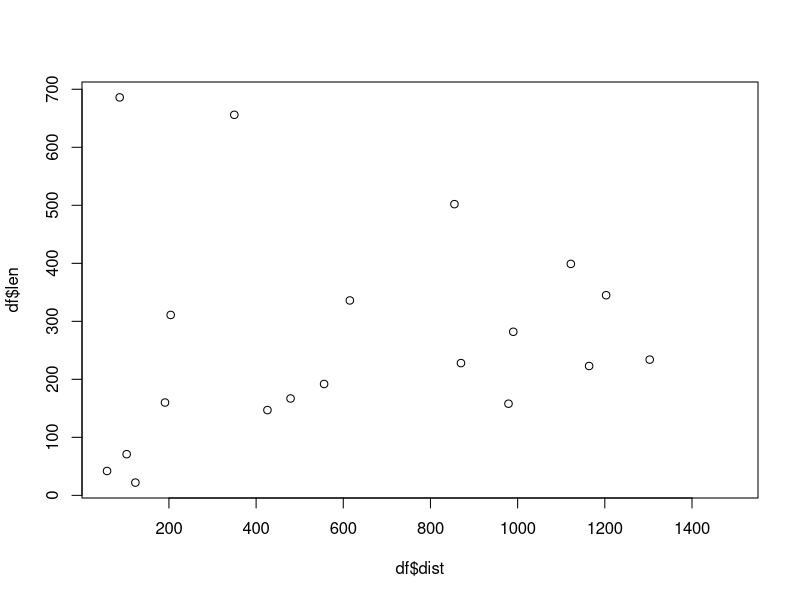
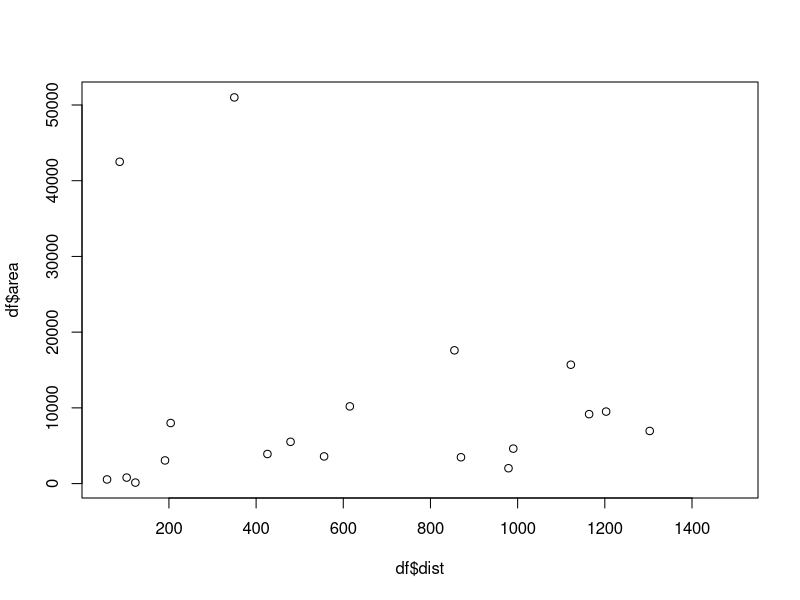
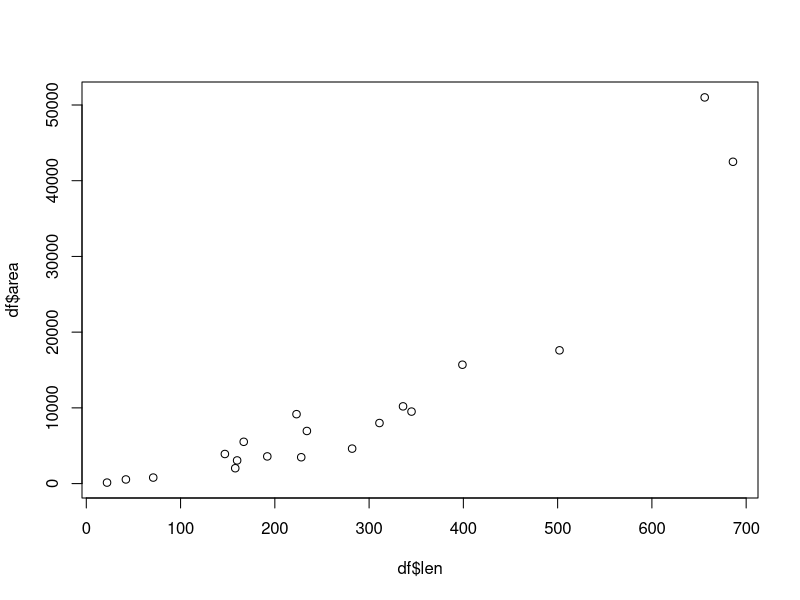
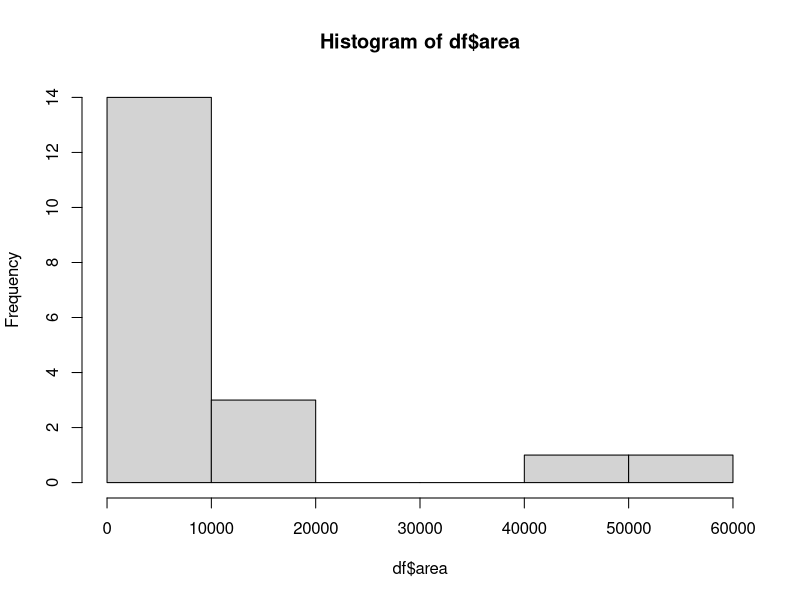
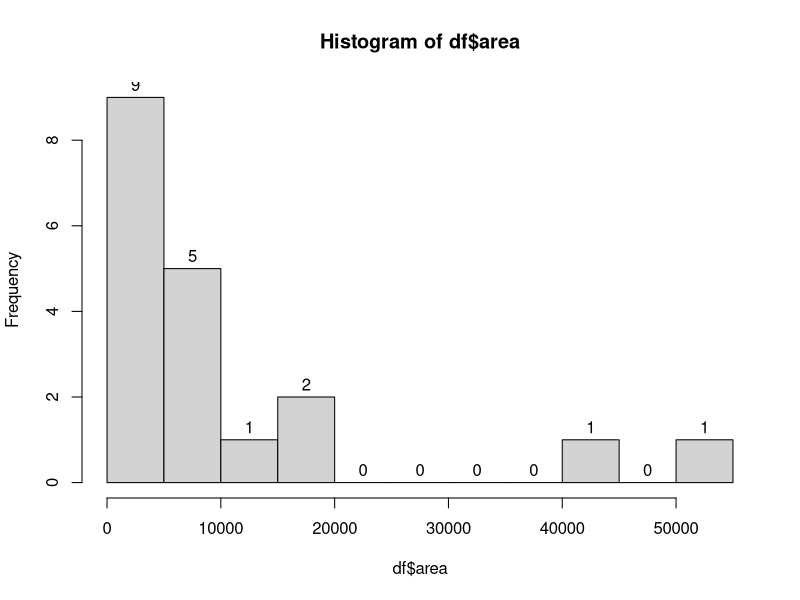
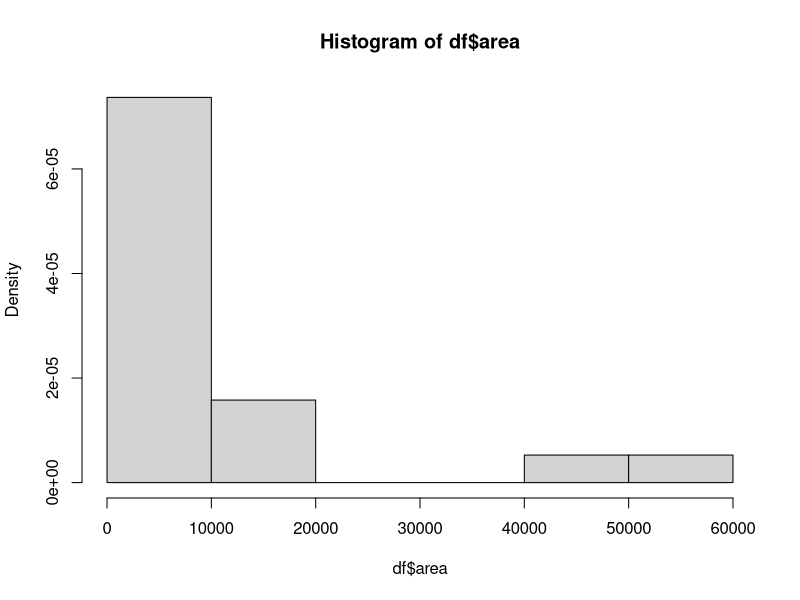

Reproduce these figures in R, in order. (Note: this script raises an error after producing the figures.)
Sys.setlocale("LC_ALL","Russian")
library(readxl)

# произвольный датафрейм
df <- data.frame(obs = rnorm(10),
                 pred = rnorm(10))
# новый столбец - последовательность дат
newcol <- seq.Date(from = as.Date('2021-09-21'), by = '1 day', length.out = 10)
newcol
# добавляем к дф
df <- cbind(df, newcol)
df
# новые данные - строка
newrow <- c(rnorm(1), rnorm(1), '2021-10-01')
newrow
# добавляем и смотрим на тип данных, в который превратились столбцы дф
df <- rbind(df, newrow)

# правильный список для добавления
newrow <- list(rnorm(1), rnorm(1), '2021-10-01')
df <- rbind(df, newrow)

df$obs <- as.numeric(df$obs)

# читаем данные из excel
df <- read_xlsx('data/oka.xlsx')
summary(df)
head(df, 10)
tail(df, 10)

# отсутствующие данные
df <- df[-4, ]
clean_df <- na.omit(df)
# базовая графика
plot(x = df$dist, y = df$len)
plot(x = df$dist, y = df$area)
plot(x = df$len, y = df$area)
#гистограммы
hist(df$area)
hist(df$area, labels = T, breaks = 10)
hist(df$area, freq = F)
hist(df$area, plot = F)
# факторы
plot(x = df$side, y = df$area)
df$side <- factor(df$side)
levels(df$side)
plot(x = df$side, y = df$area)
# создание факторов разбиением
df$size <- cut(df$area, labels = c('малая','средняя','крупная'), 
               breaks = c(0, 3500, 10000, 100000), ordered_result = T)
plot(x = df$size, y = df$len)
# графика ggplot
library(ggplot2)
ggplot(df, aes(x=size, y=len, col=size)) + geom_boxplot() + 
  stat_boxplot(geom = 'errorbar') 
ggplot(df, aes(x=area, fill=side)) + geom_histogram(binwidth = 10000, position = 'dodge')
ggplot(df, aes(x=len, y=area, col=side)) + geom_point(size=5)
ggplot(df, aes(x=len, y=area)) + geom_point(size=5) + 
  geom_smooth(method = 'lm', formula = y ~ x, se = F)
# линейная аппроксимация
area_model <- lm(data = df, formula = area ~ len)
df$pred_area <- predict(area_model)

ggplot(df, aes(x=len)) + geom_point(aes(y=area, col='Факт'), size=5) +
  geom_line(aes(y=pred_area, col='Модель'), size=5) +
  geom_text(aes(x = 100, y=40000, label=))

coef_a <- as.character(round(coef(area_model)[2], 2))
coef_b <- as.character(round(coef(area_model)[1], 2))
cor_coef <- as.character(round(cor(df$area, df$pred_area), 2))

model_text <- paste("y = ", coef_a, " * x ", coef_b, ", R = ", cor_coef)
model_text

p <- ggplot(df, aes(x=len)) + geom_point(aes(y=area, col='Факт'), size=5) +
  geom_line(aes(y=pred_area, col='Модель'), size=5) +
  geom_text(aes(x = 100, y=40000, label=model_text))
p
ggsave(plot = p, filename = 'linear_model.png', device = 'png', 
       width = 10, height = 8, units = 'in', dpi = 300)

